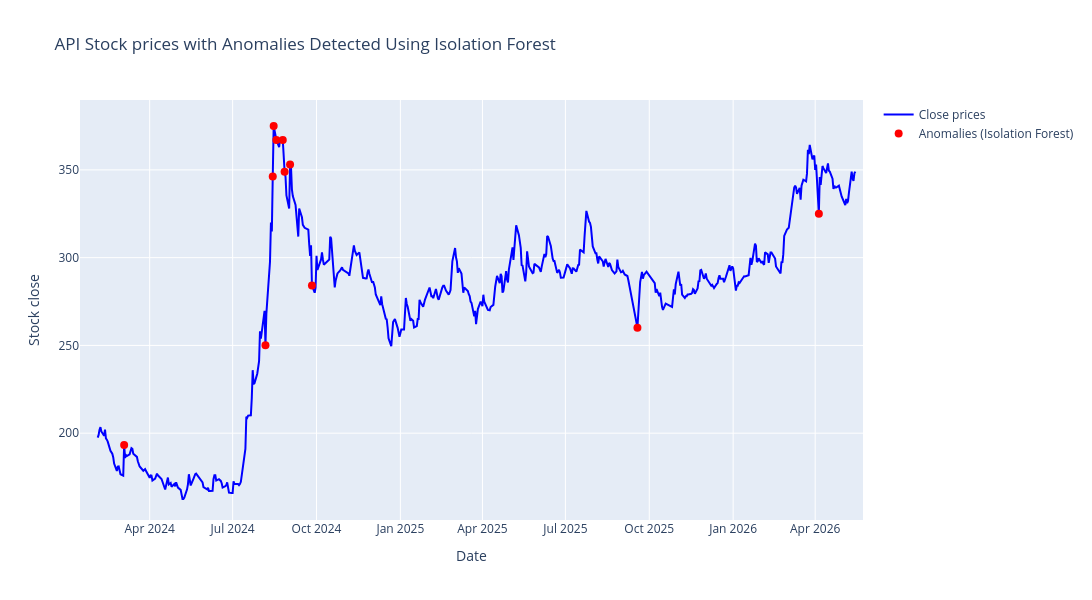

Write notebook code for a chart like this one.
### Code cell
fig = go.Figure()

# Add Close prices line
fig.add_trace(
    go.Scatter(
        x=df.index,
        y=df["close"],
        mode="lines",
        name="Close prices",
        line=dict(color="blue", width=2),
    )
)

# Add anomalies (Isolation Forest) as red markers
fig.add_trace(
    go.Scatter(
        x=anomalies_if.index,
        y=anomalies_if["close"],
        mode="markers",
        name="Anomalies (Isolation Forest)",
        marker=dict(color="red", size=8, symbol="circle"),
        showlegend=True,
    )
)

# Update layout for a larger figure size and title
fig.update_layout(
    title=f"{stock_name} Stock prices with Anomalies Detected Using Isolation Forest",
    xaxis_title="Date",
    yaxis_title="Stock close",
    autosize=False,
    width=1200,
    height=600,
)

# Show the plot
fig.show()

### Figure 1 — Plotly figure (JSON) as saved in the notebook; plotly's stock layout.template omitted (floating-point values rounded to 4 significant figures; data arrays with more than 128 entries replaced by an {"elided": "..."} marker saying what was removed)
{"data": [{"line": {"color": "blue", "width": 2}, "mode": "lines", "name": "Close prices", "type": "scatter", "x": {"elided": "518 str values"}, "y": {"elided": "518 float values"}}, {"marker": {"color": "red", "size": 8, "symbol": "circle"}, "mode": "markers", "name": "Anomalies (Isolation Forest)", "showlegend": true, "type": "scatter", "x": ["2024-03-04T00:00:00.000000000", "2024-08-06T00:00:00.000000000", "2024-08-14T00:00:00.000000000", "2024-08-15T00:00:00.000000000", "2024-08-18T00:00:00.000000000", "2024-08-25T00:00:00.000000000", "2024-08-27T00:00:00.000000000", "2024-09-02T00:00:00.000000000", "2024-09-26T00:00:00.000000000", "2025-09-18T00:00:00.000000000", "2026-04-05T00:00:00.000000000"], "y": [193.3, 250.1, 346.3, 375.0, 367.0, 367.0, 349.0, 353.0, 284.1, 260.1, 325.0]}], "layout": {"autosize": false, "height": 600, "title": {"text": "API Stock prices with Anomalies Detected Using Isolation Forest"}, "width": 1200, "xaxis": {"title": {"text": "Date"}}, "yaxis": {"title": {"text": "Stock close"}}}}
